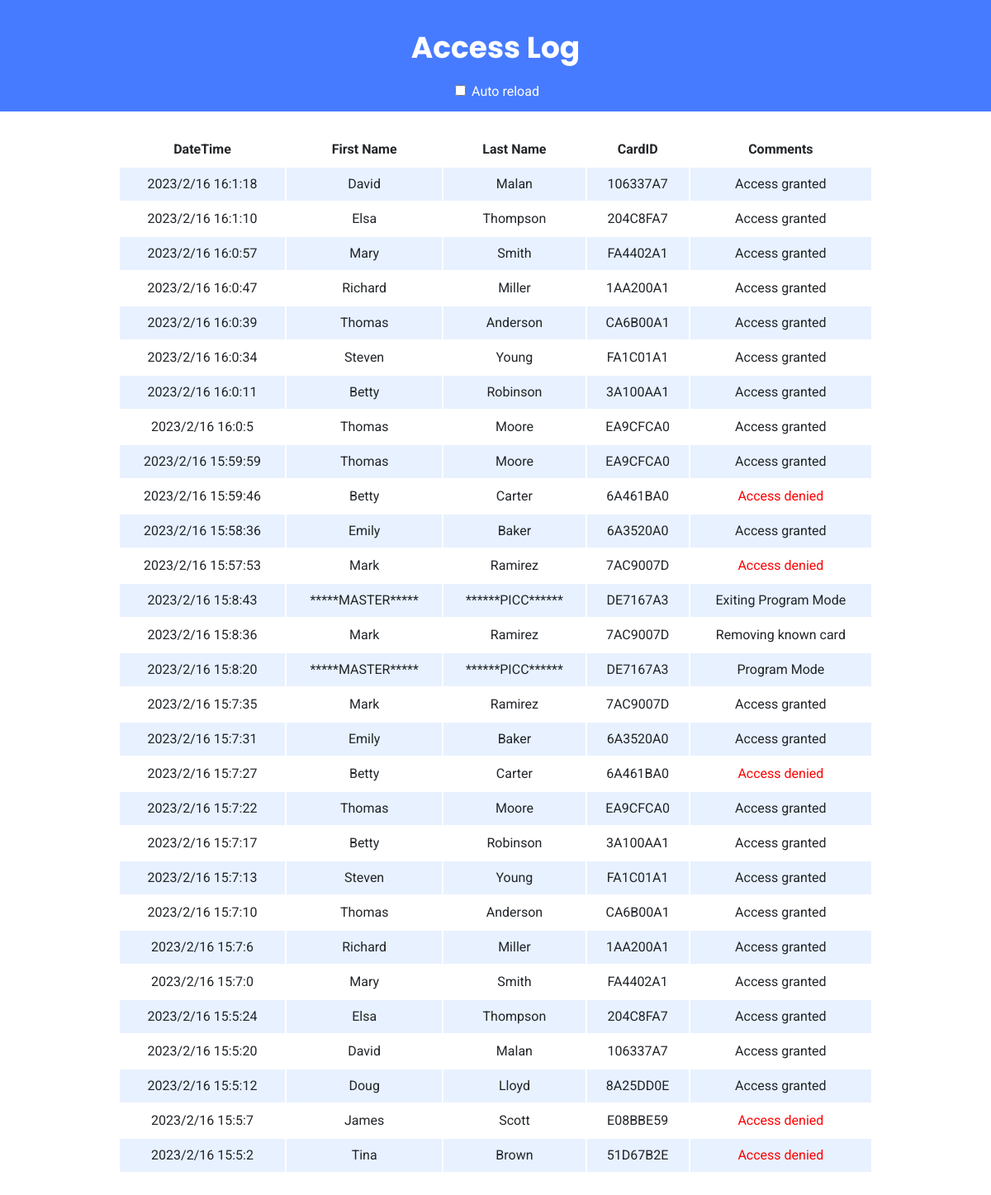
Before: / with the older database file.
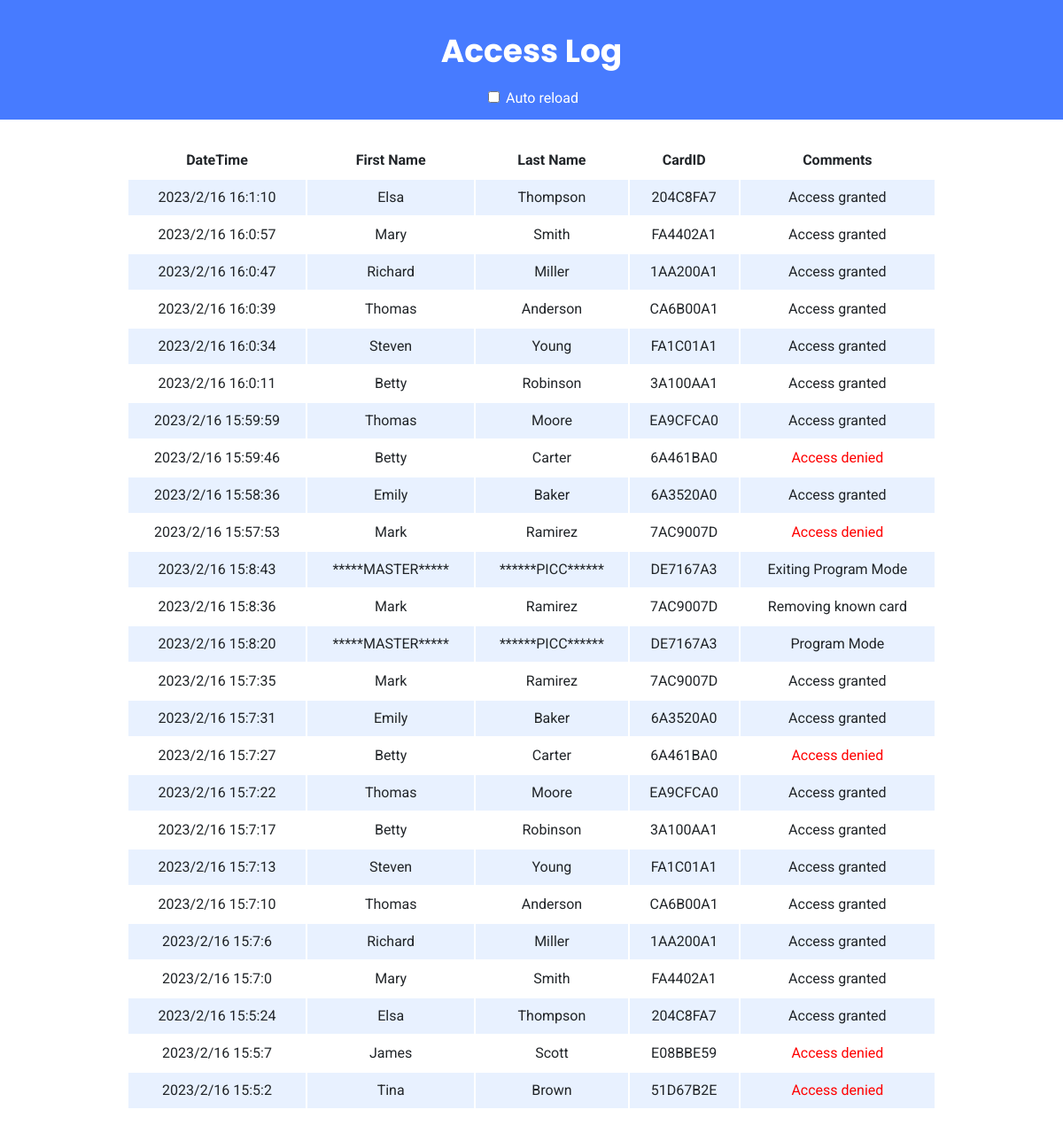
After: the same page with the newer database file.
### tables this page shows
CREATE TABLE "access_log" (
    "id" INTEGER PRIMARY KEY AUTOINCREMENT,
    "unix" INTEGER,
    "date_time" TEXT,
    "card_id" TEXT,
    "first_name" TEXT,
    "last_name" TEXT,
    "comments" TEXT
);

### app.py (the view)
@app.route('/', methods=['GET'])
def history():
    cur.execute("SELECT * FROM access_log ORDER BY id DESC")
    access_log = cur.fetchall()
    return render_template("index.html", access_log = access_log)

### templates/index.html (shortened to what this page needs)
<!DOCTYPE html>
<html lang="en">
    <head>
        <link href="/static/styles.css" rel="stylesheet">
    </head>
    <body>
        <div class="header">
            <h1>Access Log</h1>
            <input type="checkbox" id="cb" onclick="setCookie()">
            <label for="cb">Auto reload</label>
        </div>
        <div class="container">
            <div class="section">
                <table class="center">
                    <thead>
                        <tr>
                            <th>DateTime</th>
                            <th>First Name</th>
                            <th>Last Name</th>
                            <th>CardID</th>
                            <th>Comments</th>
                        </tr>
                    </thead>
                    <tbody>
                        {% for row in access_log %}
                        <tr>
                            <td>{{ row[2] }}</td>
                            <td>{{ row[4] }}</td>
                            <td>{{ row[5] }}</td>
                            <td>{{ row[3] }}</td>
                            {% if row[6] == "Access denied" %}
                            <td style ="color: red">{{ row[6] }}</td>
                            {% else %}
                            <td>{{ row[6] }}</td>
                            {% endif %}
                        </tr>
                        {% endfor %}
                    </tbody>
                </table>
            </div>
        </div>
    </body>
</html>

### static/styles.css (style rules this page uses)
body { background-color: #fff; color: #212529; font-family: 'Roboto', sans-serif; font-size: 16px; font-weight: 400; line-height: 1; margin: 0; text-align: left; }
.container { margin-left: auto; margin-right: auto; padding-left: 15px; padding-right: 15px; text-align: center; width: 90%; }
.header { background-color: #477bff; color: #fff; margin-bottom: 1rem; padding: 1rem 1rem; text-align: center; }
.section { padding-bottom: 1rem; padding-left: 2rem; padding-right: 2rem; padding-top: 0.5rem; }
h1 { font-family: 'Poppins', sans-serif; font-size: 36px; }
table { background-color: transparent; margin-bottom: 1rem; width: 90%; }
table th, table td { padding: 0.75rem; vertical-align: middle; }
tbody tr:nth-of-type(odd) { background-color: rgb(179, 208, 255, 0.3) }
.center { margin-left: auto; margin-right: auto; }

Changed rows visible on the page:
removed access_log: date_time "2023/2/16 16:1:18", first_name "David", last_name "Malan", card "106337A7", comments "Access granted"
removed access_log: date_time "2023/2/16 16:0:5", first_name "Thomas", last_name "Moore", card "EA9CFCA0", comments "Access granted"
removed access_log: date_time "2023/2/16 15:5:20", first_name "David", last_name "Malan", card "106337A7", comments "Access granted"
removed access_log: date_time "2023/2/16 15:5:12", first_name "Doug", last_name "Lloyd", card "8A25DD0E", comments "Access granted"
